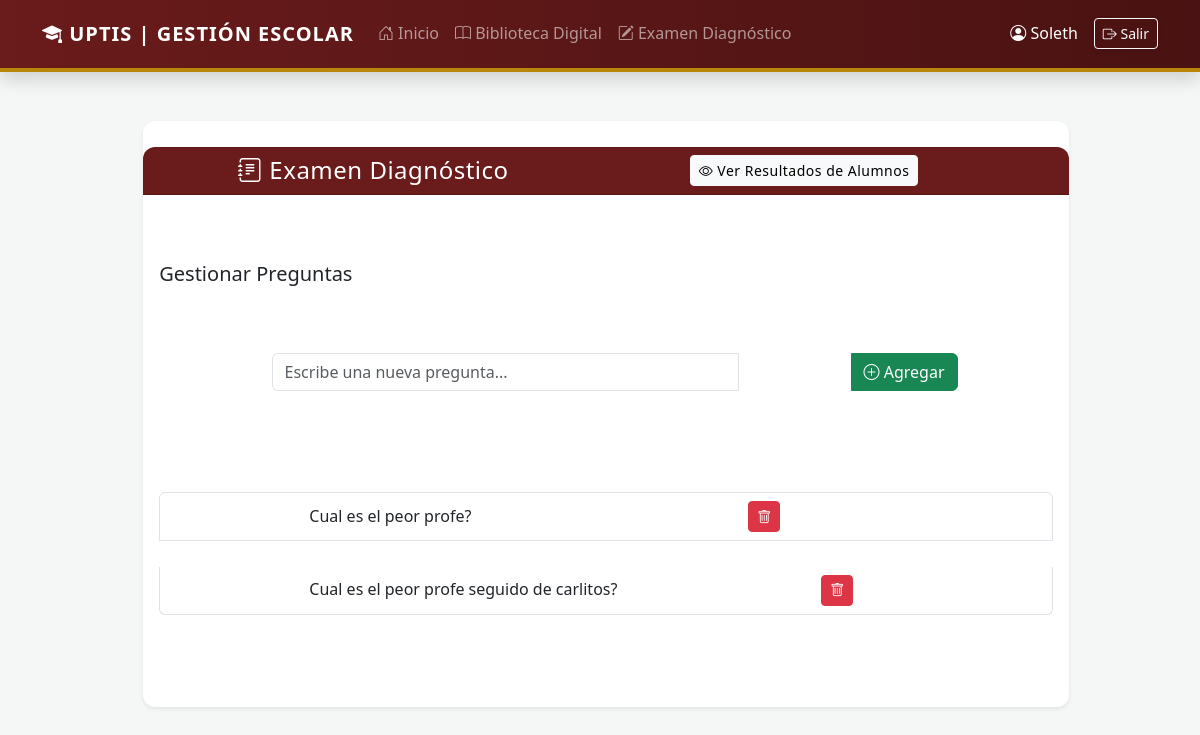
Page /examen (signed in) on the committed database.
### tables this page shows
CREATE TABLE preguntas_examen (
            id INTEGER PRIMARY KEY AUTOINCREMENT,
            pregunta TEXT NOT NULL
        );

### seed.py (the view, shortened to what this page needs)
@app.route('/examen', methods=['GET', 'POST'])
def examen():
    if 'user_id' not in session: return redirect(url_for('login'))
    conn = get_db_connection()
    rol = session.get('rol')
    if rol in ['admin', 'docente']:
        preguntas = conn.execute('SELECT * FROM preguntas_examen').fetchall()
        conn.close()
        return render_template('examen.html', preguntas=preguntas)

### seed.py (called while the page is built)
def get_db_connection():
    conn = sqlite3.connect('database.db', timeout=20)
    conn.row_factory = sqlite3.Row
    conn.execute('PRAGMA foreign_keys = ON')
    return conn

### templates/examen.html (shortened to what this page needs)
{% extends 'layout.html' %}
{% block content %}
<div class="row justify-content-center">
    <div class="col-md-10">
        <div class="card shadow-sm border-0">
            <div class="card-header bg-primary text-white d-flex justify-content-between align-items-center">
                <h4 class="mb-0"><i class="bi bi-journal-text"></i> Examen Diagnóstico</h4>
                {% if session.rol in ['admin', 'docente'] %}
                    <a href="/examen/resultados" class="btn btn-light btn-sm"><i class="bi bi-eye"></i> Ver Resultados de Alumnos</a>
                {% endif %}
            </div>
            <div class="card-body">
                {% if session.rol in ['admin', 'docente'] %}
                                        <h5 class="mb-3">Gestionar Preguntas</h5>
                    <form action="/examen/agregar_pregunta" method="POST" class="mb-4">
                        <div class="input-group">
                            <input type="text" name="pregunta" class="form-control" placeholder="Escribe una nueva pregunta..." required>
                            <button type="submit" class="btn btn-success"><i class="bi bi-plus-circle"></i> Agregar</button>
                        </div>
                    </form>
                    {% if preguntas %}
                        <ul class="list-group">
                            {% for p in preguntas %}
                            <li class="list-group-item d-flex justify-content-between align-items-center">
                                {{ p.pregunta }}
                                <a href="/examen/borrar_pregunta/{{ p.id }}" class="btn btn-sm btn-danger" onclick="return confirm('¿Seguro que deseas borrar esta pregunta?');"><i class="bi bi-trash"></i></a>
                            </li>
                            {% endfor %}
                        </ul>
                    {% else %}
                        <p class="text-muted">Aún no hay preguntas en el examen.</p>
                    {% endif %}
                {% endif %}
            </div>
        </div>
    </div>
</div>
{% endblock %}

### static/css/styles.css (style rules this page uses)
:root { --uptis-guinda: #6a1b1b; --uptis-guinda-light: #8b2a2a; --uptis-oro: #b8860b; --uptis-oro-light: #e0ac2e; --blanco-puro: #ffffff; --gris-fondo: #f4f7f6; --texto-oscuro: #2d2d2d; --sombra: 0 4px 12px rgba(0, 0, 0, 0.1); }
body { background-color: var(--gris-fondo); font-family: 'Segoe UI', Roboto, Helvetica, Arial, sans-serif; color: var(--texto-oscuro); line-height: 1.6; }
.card { border: none !important; border-radius: 12px !important; transition: transform 0.3s ease, box-shadow 0.3s ease; box-shadow: var(--sombra); }
.card-header { border-top-left-radius: 12px !important; border-top-right-radius: 12px !important; font-weight: 600; letter-spacing: 0.5px; }
.bg-primary { background-color: var(--uptis-guinda) !important; }

### rows in the picture
preguntas_examen: pregunta "Cual es el peor profe?"
preguntas_examen: pregunta "Cual es el peor profe seguido de carlitos?"

### other values in the picture
{{ session.nombre }} "Soleth"
